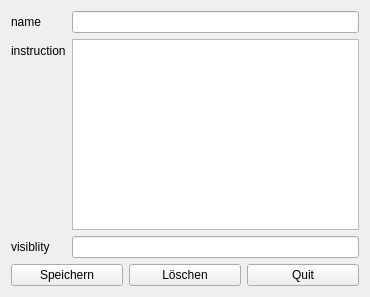
<?xml version="1.0" encoding="UTF-8"?>
<ui version="4.0">
 <class>MitbootDialog</class>
 <widget class="QWidget" name="MitbootDialog">
  <property name="geometry">
   <rect>
    <x>0</x>
    <y>0</y>
    <width>370</width>
    <height>297</height>
   </rect>
  </property>
  <property name="windowTitle">
   <string>Form</string>
  </property>
  <layout class="QVBoxLayout" name="verticalLayout">
   <item>
    <layout class="QFormLayout" name="formLayout">
     <item row="1" column="0">
      <widget class="QLabel" name="nameLabel">
       <property name="text">
        <string>name</string>
       </property>
      </widget>
     </item>
     <item row="1" column="1">
      <widget class="QLineEdit" name="nameLineEdit"/>
     </item>
     <item row="2" column="0">
      <widget class="QLabel" name="instructionLabel">
       <property name="text">
        <string>instruction</string>
       </property>
      </widget>
     </item>
     <item row="3" column="0">
      <widget class="QLabel" name="visibilityLabel">
       <property name="text">
        <string>visiblity</string>
       </property>
      </widget>
     </item>
     <item row="3" column="1">
      <widget class="QLineEdit" name="visibilityLineEdit"/>
     </item>
     <item row="2" column="1">
      <widget class="QTextEdit" name="instructionEdit"/>
     </item>
    </layout>
   </item>
   <item>
    <layout class="QHBoxLayout" name="horizontalLayout">
     <item>
      <widget class="QPushButton" name="saveButton">
       <property name="text">
        <string>Speichern</string>
       </property>
      </widget>
     </item>
     <item>
      <widget class="QPushButton" name="delButton">
       <property name="text">
        <string>Löschen</string>
       </property>
      </widget>
     </item>
     <item>
      <widget class="QPushButton" name="quitButton">
       <property name="text">
        <string>Quit</string>
       </property>
      </widget>
     </item>
    </layout>
   </item>
  </layout>
 </widget>
 <resources/>
 <connections/>
</ui>
